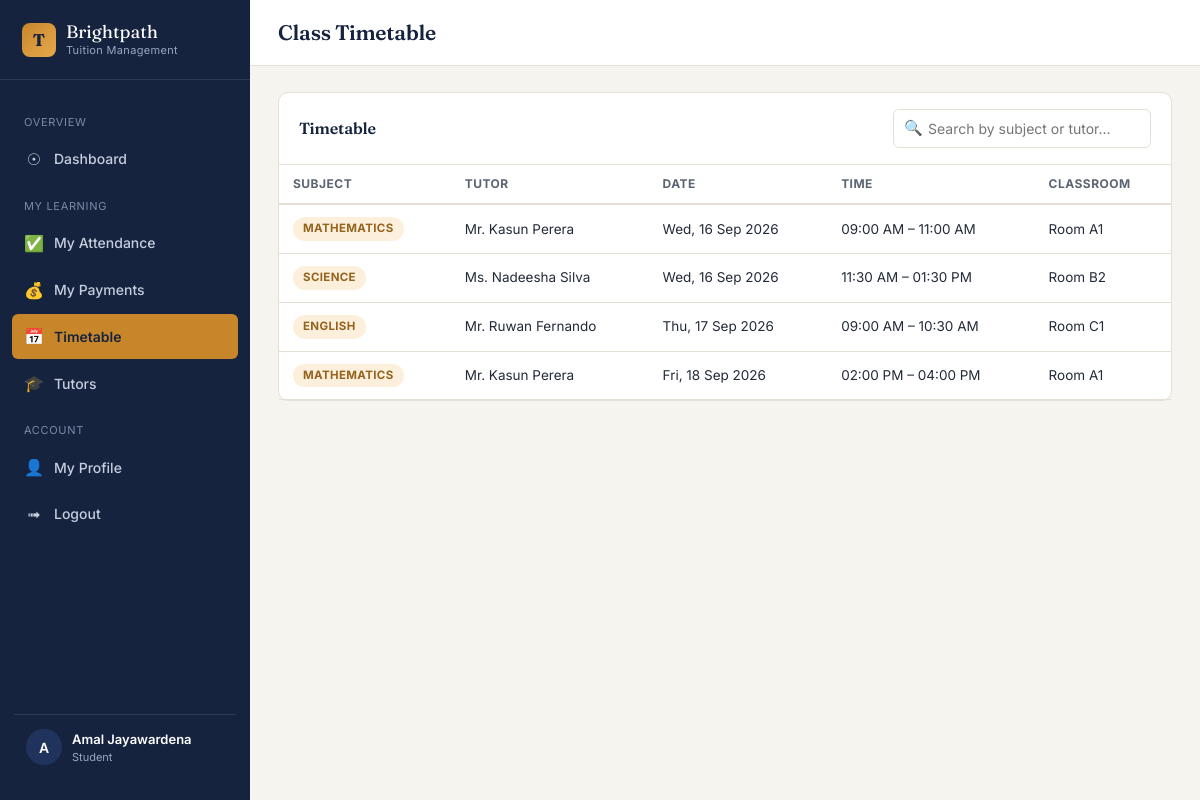
/student/timetable.php (signed in), run on the app's committed database.
### tables this page shows
CREATE TABLE `timetable` (
  `timetable_id` INT AUTO_INCREMENT PRIMARY KEY,
  `tutor_id` INT NOT NULL,
  `subject` VARCHAR(100) NOT NULL,
  `class_date` DATE NOT NULL,
  `start_time` TIME NOT NULL,
  `end_time` TIME NOT NULL,
  `classroom` VARCHAR(50) DEFAULT NULL,
  `created_at` TIMESTAMP DEFAULT CURRENT_TIMESTAMP,
  FOREIGN KEY (`tutor_id`) REFERENCES `tutors`(`tutor_id`) ON DELETE CASCADE
);

CREATE TABLE `tutors` (
  `tutor_id` INT AUTO_INCREMENT PRIMARY KEY,
  `name` VARCHAR(100) NOT NULL,
  `email` VARCHAR(150) NOT NULL UNIQUE,
  `password` VARCHAR(255) NOT NULL,
  `subject` VARCHAR(100) NOT NULL,
  `gender` ENUM('Male','Female','Other') DEFAULT 'Other',
  `phone` VARCHAR(20) DEFAULT NULL,
  `photo_path` VARCHAR(255) DEFAULT NULL,
  `status` ENUM('Active','Inactive') DEFAULT 'Active',
  `created_at` TIMESTAMP DEFAULT CURRENT_TIMESTAMP
);

### includes/init.php (called while the page is built, shortened)
<?php
require_once __DIR__ . '/../config/database.php';
require_once __DIR__ . '/../classes/Database.php';
require_once __DIR__ . '/../classes/Validator.php';
require_once __DIR__ . '/../classes/Timetable.php';
function e(string $value): string
{
    return htmlspecialchars($value, ENT_QUOTES, 'UTF-8');
}

### classes/Database.php (called while the page is built, shortened)
<?php
class Database
{
    private static ?Database $instance = null;
    private PDO $connection;
    private function __construct()
    {
        $dsn = "mysql:host=" . DB_HOST . ";dbname=" . DB_NAME . ";charset=" . DB_CHARSET;
        $options = [
            PDO::ATTR_ERRMODE            => PDO::ERRMODE_EXCEPTION,
            PDO::ATTR_DEFAULT_FETCH_MODE => PDO::FETCH_ASSOC,
            PDO::ATTR_EMULATE_PREPARES   => false,
        ];
        try {
            $this->connection = new PDO($dsn, DB_USER, DB_PASS, $options);
        } catch (PDOException $e) {
            die("Database Connection Failed: " . htmlspecialchars($e->getMessage()));
        }
    }
    public static function getInstance(): Database
    {
        if (self::$instance === null) {
            self::$instance = new Database();
        }
        return self::$instance;
    }
    public function select(string $sql, array $params = []): array
    {
        $stmt = $this->connection->prepare($sql);
        $stmt->execute($params);
        return $stmt->fetchAll();
    }
}

### classes/Validator.php (called while the page is built, shortened)
<?php
class Validator
{
    public static function clean(string $value): string
    {
        return htmlspecialchars(trim($value), ENT_QUOTES, 'UTF-8');
    }
}

### classes/Timetable.php (called while the page is built, shortened)
<?php
require_once __DIR__ . '/Database.php';
class Timetable
{
    private Database $db;
    public function __construct()
    {
        $this->db = Database::getInstance();
    }
    public function all(string $search = ''): array
    {
        return $this->db->select(
            "SELECT t.*, tu.name AS tutor_name FROM timetable t
             JOIN tutors tu ON tu.tutor_id = t.tutor_id
             ORDER BY t.class_date ASC, t.start_time ASC"
        );
    }
}

### student/timetable.php (the view, shortened to what this page needs)
<?php
require_once __DIR__ . '/../includes/init.php';
$timetableModel = new Timetable();
$search = Validator::clean($_GET['q'] ?? '');
$entries = $timetableModel->all($search);
require_once __DIR__ . '/../includes/dashboard_header.php';
?>
<div class="panel">
  <div class="panel-header">
    <h3>Timetable</h3>
    <form method="GET" action="timetable.php" class="search-box">
      <span class="ic">&#128269;</span>
      <input type="text" name="q" value="<?= e($search) ?>" placeholder="Search by subject or tutor...">
    </form>
  </div>
  <div class="table-wrap">
    <table>
      <thead><tr><th>Subject</th><th>Tutor</th><th>Date</th><th>Time</th><th>Classroom</th></tr></thead>
      <tbody>
        <?php foreach ($entries as $t): ?>
          <tr>
            <td><span class="badge badge-brass"><?= e($t['subject']) ?></span></td>
            <td><?= e($t['tutor_name']) ?></td>
            <td><?= e(date('D, d M Y', strtotime($t['class_date']))) ?></td>
            <td><?= e(date('h:i A', strtotime($t['start_time']))) ?> &ndash; <?= e(date('h:i A', strtotime($t['end_time']))) ?></td>
            <td><?= e($t['classroom'] ?: '-') ?></td>
          </tr>
        <?php endforeach; ?>
      </tbody>
    </table>
  </div>
</div>
<?php require_once __DIR__ . '/../includes/dashboard_footer.php'; ?>

### assets/css/style.css (style rules this page uses)
:root { --ink: #16233F; --ink-2: #1F335C; --brass: #C8862B; --brass-light: #E7A94C; --teal: #2F6F5E; --teal-light: #E4F0EC; --rose: #B5423B; --rose-light: #FBE8E6; --amber-light: #FCF0DC; --paper: #F6F4EF; --surface: #FFFFFF; --line: #E4E0D6; --text: #232B3A; --text-soft: #5B6472; --radius: 10px; --radius-sm: 6px; --shadow: 0 2px 10px rgba(22, 35, 63, 0.06); }
* { box-sizing: border-box; }
html, body { margin: 0; padding: 0; background: var(--paper); color: var(--text); font-family: 'Inter', -apple-system, BlinkMacSystemFont, sans-serif; font-size: 15px; line-height: 1.55; }
h1, h2, h3, h4, .brand-font { font-family: 'Fraunces', Georgia, serif; font-weight: 600; color: var(--ink); letter-spacing: -0.01em; margin: 0 0 0.4em 0; }
.panel { background: var(--surface); border: 1px solid var(--line); border-radius: var(--radius); margin-bottom: 22px; }
.panel-header { padding: 16px 20px; border-bottom: 1px solid var(--line); display: flex; align-items: center; justify-content: space-between; gap: 12px; flex-wrap: wrap; }
.panel-header h3 { font-size: 16px; margin: 0; }
input[type="text"], input[type="email"], input[type="password"], input[type="date"], input[type="time"], input[type="number"], input[type="tel"], input[type="file"], select, textarea { width: 100%; padding: 10px 12px; border: 1px solid var(--line); border-radius: var(--radius-sm); font-size: 14px; font-family: 'Inter', sans-serif; color: var(--text); background: #fff; transition: border-color .15s ease, box-shadow .15s ease; }
table { width: 100%; border-collapse: collapse; font-size: 13.5px; }
thead th { text-align: left; font-size: 12px; text-transform: uppercase; letter-spacing: 0.04em; color: var(--text-soft); padding: 10px 14px; border-bottom: 2px solid var(--line); font-weight: 700; }
tbody td { padding: 12px 14px; border-bottom: 1px solid var(--line); vertical-align: middle; }
.table-wrap { overflow-x: auto; }
.badge { display: inline-flex; align-items: center; gap: 4px; padding: 3px 10px; border-radius: 999px; font-size: 11.5px; font-weight: 700; text-transform: uppercase; letter-spacing: 0.03em; }
.badge-brass { background: var(--amber-light); color: #96631E; }
.search-box { position: relative; }
.search-box input { padding-left: 34px; }
.search-box .ic { position: absolute; left: 11px; top: 50%; transform: translateY(-50%); color: var(--text-soft); }

### data on the page
timetable: subject "MATHEMATICS", tutor.name "Mr. Kasun Perera", class_date "Wed, 16 Sep 2026", start_time "09:00 AM", end_time "11:00 AM", classroom "Room A1"
timetable: subject "SCIENCE", tutor.name "Ms. Nadeesha Silva", class_date "Wed, 16 Sep 2026", start_time "11:30 AM", end_time "01:30 PM", classroom "Room B2"
timetable: subject "ENGLISH", tutor.name "Mr. Ruwan Fernando", class_date "Thu, 17 Sep 2026", start_time "09:00 AM", end_time "10:30 AM", classroom "Room C1"
timetable: subject "MATHEMATICS", tutor.name "Mr. Kasun Perera", class_date "Fri, 18 Sep 2026", start_time "02:00 PM", end_time "04:00 PM", classroom "Room A1"

### other printed values
substr($_SESSION['user_name'] ?? 'U', 0, 1) "A"
$_SESSION['user_name'] "Amal Jayawardena"
$role "Student"
$pageTitle "Class Timetable"
